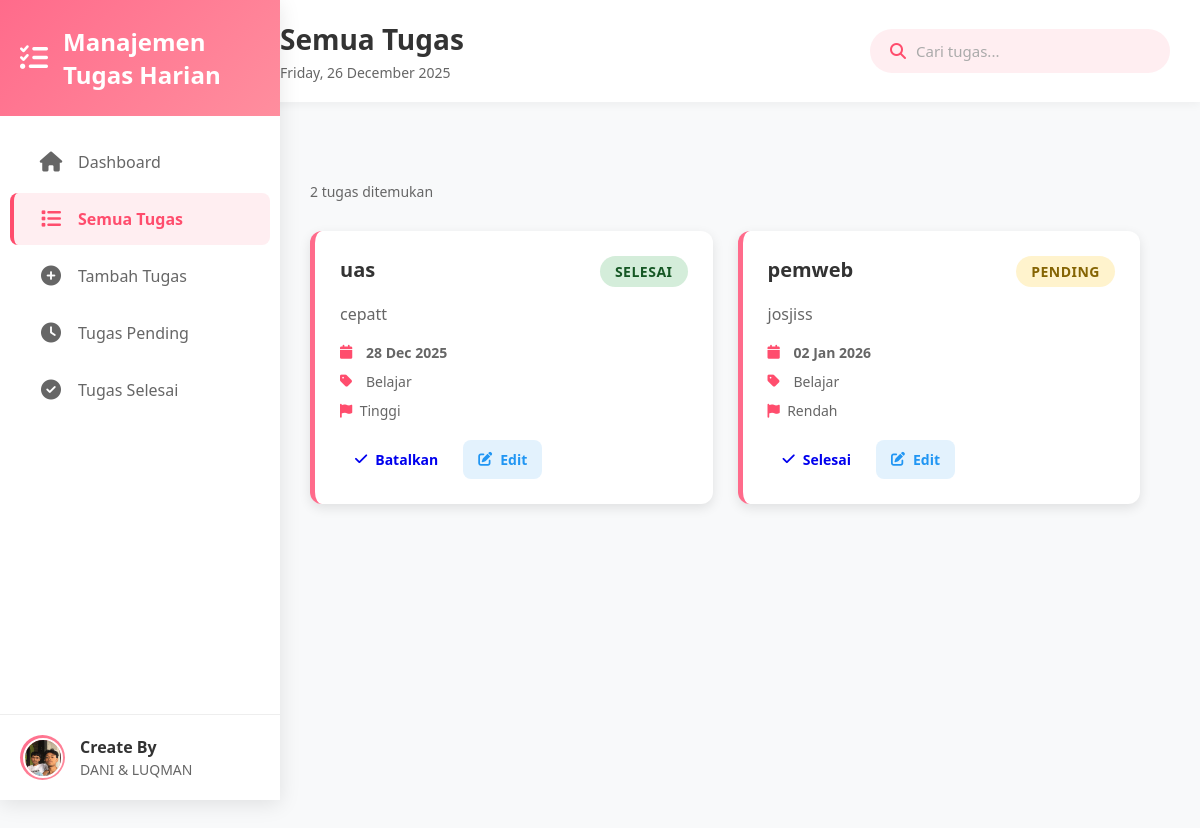
Screenshot of /pages/semua-tugas.php with the database file from the repository.
### tables this page shows
CREATE TABLE `tugas` (
  `id` int(11) NOT NULL,
  `judul` varchar(255) NOT NULL,
  `deskripsi` text DEFAULT NULL,
  `deadline` date DEFAULT NULL,
  `status` enum('Pending','Selesai') DEFAULT 'Pending',
  `created_at` timestamp NOT NULL DEFAULT current_timestamp(),
  `kategori` varchar(50) DEFAULT '',
  `prioritas` enum('rendah','sedang','tinggi') DEFAULT 'sedang',
  `updated_at` timestamp NOT NULL DEFAULT current_timestamp() ON UPDATE current_timestamp()
);

### pages/semua-tugas.php (the view, shortened to what this page needs)
<?php
$page_title = "Semua Tugas";
$css_file = "tasks.css";
include '../includes/header.php';
include '../includes/koneksi.php';
$query = "SELECT * FROM tugas WHERE 1=1";
$query .= " ORDER BY deadline ASC, created_at DESC";
$result = mysqli_query($conn, $query);
$total_tasks = mysqli_num_rows($result);
?>
<div class="content-wrapper">
    <div class="all-tasks-page">
        <div class="page-header">
            <p class="page-subtitle"><?php echo $total_tasks; ?> tugas ditemukan</p>
        </div>
        <div class="tasks-container">
            <?php if ($total_tasks > 0): ?>
                <div class="tasks-grid" id="tasksGrid">
                    <?php while ($row = mysqli_fetch_assoc($result)): ?>
                        <div class="task-card"
                             data-status="<?php echo strtolower($row['status']); ?>"
                             data-priority="<?php echo $row['prioritas']; ?>"
                             data-category="<?php echo $row['kategori']; ?>">
                            <div class="task-header">
                                <h3 class="task-title"><?php echo htmlspecialchars($row['judul']); ?></h3>
                                <span class="task-status <?php echo strtolower($row['status']); ?>">
                                    <?php echo $row['status']; ?>
                                </span>
                            </div>
                            <div class="task-body">
                                <?php if (!empty($row['deskripsi'])): ?>
                                <p class="task-desc"><?php echo htmlspecialchars($row['deskripsi']); ?></p>
                                <?php endif; ?>
                                <div class="task-meta">
                                    <div class="meta-item">
                                        <i class="fas fa-calendar"></i>
                                        <span class="deadline">
                                            <?php echo date('d M Y', strtotime($row['deadline'])); ?>
                                        </span>
                                    </div>
                                    <?php if (!empty($row['kategori'])): ?>
                                    <div class="meta-item">
                                        <i class="fas fa-tag"></i>
                                        <span class="category"><?php echo ucfirst($row['kategori']); ?></span>
                                    </div>
                                    <?php endif; ?>
                                    <div class="meta-item">
                                        <span class="priority-badge <?php echo $row['prioritas']; ?>">
                                            <i class="fas fa-flag"></i>
                                            <?php echo ucfirst($row['prioritas']); ?>
                                        </span>
                                    </div>
                                </div>
                            </div>
                            <div class="task-actions">
                                <a href="../proses.php?toggle_status=<?php echo $row['id']; ?>"
                                   class="btn-action status-toggle">
                                    <i class="fas fa-check"></i>
                                    <?php echo $row['status'] == 'Selesai' ? 'Batalkan' : 'Selesai'; ?>
                                </a>
                                <a href="tambah-tugas.php?edit=<?php echo $row['id']; ?>"
                                   class="btn-action edit">
                                    <i class="fas fa-edit"></i> Edit
                                </a>
                            </div>
                        </div>
                    <?php endwhile; ?>
                </div>
            <?php endif; ?>
        </div>
    </div>
</div>
<?php include '../includes/footer.php'; ?>

### includes/header.php (shortened to what this page needs)
<?php
$root_path = '';
if (strpos($_SERVER['PHP_SELF'], '/pages/') !== false) {
    $root_path = '../';
}
$current_page = basename($_SERVER['PHP_SELF']);
?>
<!DOCTYPE html>
<html lang="id">
<head>
    <link rel="stylesheet" href="<?php echo $root_path; ?>assets/css/style.css">
    <link rel="stylesheet" href="<?php echo $root_path; ?>assets/css/responsive.css">
    <?php if (isset($css_file)): ?>
        <link rel="stylesheet" href="<?php echo $root_path; ?>assets/css/<?php echo $css_file; ?>">
    <?php endif; ?>
    <link rel="stylesheet" href="https://cdnjs.cloudflare.com/ajax/libs/font-awesome/6.4.0/css/all.min.css">
</head>
<body>
    <div class="container">
        <div class="sidebar" id="sidebar">
            <div class="sidebar-header">
                <div class="logo">
                    <i class="fas fa-tasks"></i>
                    <h2>Manajemen Tugas Harian</h2>
                </div>
            </div>
            <nav class="nav-menu">
                <a href="<?php echo $root_path; ?>pages/index.php"
                   class="nav-item <?php echo $current_page == 'index.php' ? 'active' : ''; ?>">
                    <i class="fas fa-home"></i>
                    <span>Dashboard</span>
                </a>
                <a href="<?php echo $root_path; ?>pages/semua-tugas.php"
                   class="nav-item <?php echo $current_page == 'semua-tugas.php' ? 'active' : ''; ?>">
                    <i class="fas fa-list"></i>
                    <span>Semua Tugas</span>
                </a>
                <a href="<?php echo $root_path; ?>pages/tambah-tugas.php"
                   class="nav-item <?php echo $current_page == 'tambah-tugas.php' ? 'active' : ''; ?>">
                    <i class="fas fa-plus-circle"></i>
                    <span>Tambah Tugas</span>
                </a>
                <a href="<?php echo $root_path; ?>pages/tugas-pending.php"
                   class="nav-item <?php echo $current_page == 'tugas-pending.php' ? 'active' : ''; ?>">
                    <i class="fas fa-clock"></i>
                    <span>Tugas Pending</span>
                </a>
                <a href="<?php echo $root_path; ?>pages/tugas-selesai.php"
                   class="nav-item <?php echo $current_page == 'tugas-selesai.php' ? 'active' : ''; ?>">
                    <i class="fas fa-check-circle"></i>
                    <span>Tugas Selesai</span>
                </a>
            </nav>
            <div class="user-profile">
                    <div class="user-avatar">
        <img src="../assets/images/Propil.jpg" alt="Foto Profil"
             style="width: 40px; height: 40px; border-radius: 50%; object-fit: cover; border: 2px solid white;">
    </div>
                <div class="user-info">
                    <h4>Create By</h4>
                    <p>DANI & LUQMAN</p>
                </div>
            </div>
        </div>
        <div class="main-content" id="mainContent">
            <header class="top-bar">
                <div class="page-info">
                    <h1 class="page-title"><?php echo isset($page_title) ? $page_title : 'Dashboard'; ?></h1>
                    <p class="page-subtitle"><?php echo date('l, d F Y'); ?></p>
                </div>
                <div class="top-bar-actions">
                    <div class="search-box">
                        <form method="GET" action="search.php" id="searchForm" style="display: flex; align-items: center;">
                          <i class="fas fa-search" style="margin-right: 10px;"></i>
                         <input type="text" name="q" id="searchInput" placeholder="Cari tugas..."
                               style="border: none; outline: none; width: 100%;">
                        </form>
                    </div>
                </div>
            </header>
            <div class="content-wrapper" id="contentWrapper">

### includes/footer.php (shortened to what this page needs)
            </div>
        </div>
    </div>
</body>
</html>

### assets/css/style.css (style rules this page uses)
:root { --primary-color: #ff6b8b; --secondary-color: #ff8e9e; --accent-color: #ff4d6d; --light-pink: #ffeef1; --dark-pink: #d63384; --gradient-pink: linear-gradient(135deg, #ff6b8b 0%, #ff8e9e 100%); --gradient-light: linear-gradient(135deg, #ffeef1 0%, #fff5f7 100%); --text-dark: #333; --text-light: #666; --text-white: #fff; --shadow: 0 4px 12px rgba(0, 0, 0, 0.1); --shadow-lg: 0 8px 25px rgba(0, 0, 0, 0.15); --radius: 12px; --transition: all 0.3s ease; }
* { margin: 0; padding: 0; box-sizing: border-box; font-family: 'Segoe UI', Tahoma, Geneva, Verdana, sans-serif; }
body { background-color: #f8f9fa; color: var(--text-dark); min-height: 100vh; }
.container { display: flex; min-height: 100vh; }
.nav-menu { padding: 20px 0; flex-grow: 1; display: flex; flex-direction: column; gap: 5px; }
.nav-item { display: flex; align-items: center; gap: 15px; padding: 15px 25px; color: var(--text-light); text-decoration: none; transition: var(--transition); border-left: 4px solid transparent; margin: 0 10px; border-radius: 8px; }
.nav-item.active { background: var(--light-pink); color: var(--accent-color); border-left-color: var(--accent-color); font-weight: 600; }
.nav-item i { font-size: 20px; width: 24px; text-align: center; }
.user-profile { padding: 20px; border-top: 1px solid #eee; display: flex; align-items: center; gap: 15px; }
.user-avatar { width: 45px; height: 45px; border-radius: 50%; background: var(--gradient-pink); display: flex; align-items: center; justify-content: center; color: white; font-size: 20px; }
.user-info h4 { font-size: 16px; color: var(--text-dark); margin-bottom: 2px; }
.user-info p { font-size: 14px; color: var(--text-light); }
.main-content { flex: 1; margin-left: 280px; padding: 0; min-height: 100vh; background: #f8f9fa; }
.top-bar { display: flex; justify-content: space-between; align-items: center; padding: 20px 30px; background: white; box-shadow: 0 2px 10px rgba(0, 0, 0, 0.05); position: sticky; top: 0; z-index: 100; }
.page-info { display: flex; flex-direction: column; gap: 5px; }
.page-title { font-size: 28px; color: var(--text-dark); font-weight: 700; margin: 0; }
.page-subtitle { color: var(--text-light); font-size: 14px; }
.top-bar-actions { display: flex; align-items: center; gap: 20px; }
.search-box { display: flex; align-items: center; gap: 10px; background: var(--light-pink); padding: 12px 20px; border-radius: 30px; width: 300px; transition: var(--transition); }
.search-box i { color: var(--accent-color); font-size: 16px; }
.search-box input { border: none; background: transparent; width: 100%; font-size: 15px; color: var(--text-dark); outline: none; }
.search-box input::placeholder { color: #aaa; }
.content-wrapper { padding: 30px; min-height: calc(100vh - 90px); }
.search-box { position: relative; }
.page-header { display: flex; flex-direction: column; gap: 10px; }
.tasks-grid { display: grid; grid-template-columns: repeat(auto-fill, minmax(350px, 1fr)); gap: 20px; margin-top: 20px; }
.task-title { font-size: 18px; color: var(--text-dark); margin: 0; flex: 1; }
.task-status { padding: 6px 15px; border-radius: 20px; font-size: 12px; font-weight: bold; text-transform: uppercase; letter-spacing: 0.5px; margin-left: 15px; }

### assets/css/responsive.css (style rules this page uses)
@media (max-width: 1200px) { .sidebar { width: 250px; } }
@media (max-width: 1200px) { .main-content { margin-left: 250px; } }

### includes/header.php (style rules this page uses)
.sidebar { width: 280px; background: white; box-shadow: 0 4px 20px rgba(0, 0, 0, 0.1); display: flex; flex-direction: column; position: fixed; height: 100vh; z-index: 1000; transition: transform 0.3s ease; }
.sidebar-header { padding: 25px 20px; background: linear-gradient(135deg, #ff6b8b, #ff8e9e); color: white; display: flex; align-items: center; justify-content: space-between; }
.logo { display: flex; align-items: center; gap: 15px; }
.logo i { font-size: 28px; }
.logo h2 { font-size: 24px; font-weight: 700; }
.main-content { position: relative; z-index: 1; }

### rows the page displays
tugas: judul "uas", status "SELESAI", deskripsi "cepatt", deadline "28 Dec 2025", kategori "Belajar", prioritas "Tinggi", shows "Batalkan"
tugas: judul "pemweb", status "PENDING", deskripsi "josjiss", deadline "02 Jan 2026", kategori "Belajar", prioritas "Rendah", shows "Selesai"

### other values shown
$page_title "Semua Tugas"
$total_tasks "2"
